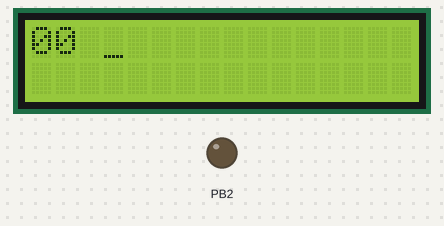
Recording of a program running on a simulated ATmega32, built with avr-gcc and emulated at 8 MHz. Parts: 16×2 character LCD, output pins drawn as LEDs (lit = HIGH). Wiring (inferred from the signals the program sends): character LCD (HD44780): RS PB1; E PB0; data PC0, PC1, PC2, PC3, PC4, PC5, PC6, PC7. Pins used as bus, display or sensor lines are not drawn. At 0.1 s the program stops and its outputs stay as they are.

Above: at 0.2 s.

The program:

main.c
```c
/*
 * main.c
 *
 *  Created on: 8 Dec 2017
 *      Author: Bassem
 */
#include <util/delay.h>
#include "Types.h"
#include "DIO.h"
#include "SPI.h"
#include "LCD.h"

#define asci_conv 48
#define end_transfer 16
u8 arr[4];
int main(void)
{
	SPI_Init();
	LCD_voidInit ();
	LCD_voidWriteCommand(0x80);
	extern u8 SPDR_NewValue;
	extern u8 flag;
	u8 read_data=0;
	u8 data_arr[2];
	u8 spi_case=1;
	u8 temp_value=0;
	u8 bpm_value=0;
	u8 ox_value=0;
	if (spi_case==1)
			{
				temp_value=36;
				bpm_value=82;
				ox_value=93;
			}
			else if (spi_case==2)
			{
				temp_value=36;
				bpm_value=82;
				ox_value=93;
			}

	arr[0]=temp_value;
	arr[1]=bpm_value;
	arr[2]=ox_value;
	arr[3]=end_transfer;
	while(1)
	{
		if (flag==1)
		{
			read_data = SPDR_NewValue;
			for (u8 i=0 ; i<2 ; i++)
				{
					data_arr[i]=(read_data%10);
					read_data /= 10;
				}
			LCD_voidDisplay(asci_conv+data_arr[1]);
			LCD_voidDisplay(asci_conv+data_arr[0]);
			LCD_voidDisplay(' ');
			flag=0;
			//_delay_us(50);
		}
	}
}
```

SPI.c
```c
#include "DIO.h"
#include "SPI.h"
#include "utilss.h"

u8 SPDR_NewValue=0;
u8 flag=1;
extern u8 arr[4];
const SPI_CfgType * CfgPtr;

void SPI_Init(void)
{
	CfgPtr = &SPI_ConfigParam [0];
	// Enable Global Interrupt
	set_bit(SREG,7);
	if (CfgPtr->SPI_Type==1)
		{
			DIO_voidSetDirection(MISO,DIO_u8PinIp);
			DIO_voidSetDirection(MOSI,DIO_u8PinOp);
			DIO_voidSetDirection(SS_Low,DIO_u8PinOp);
			DIO_voidSetDirection(SCK,DIO_u8PinOp);
			SPCR |= 1<<7 | 1<<6 | CfgPtr->Data_Order << 5 | CfgPtr->SPI_Type << 4 | CfgPtr->Clock_Polarity << 3 | CfgPtr->Clock_Phase << 2 |CfgPtr->Clock_Sel1 << 1 |CfgPtr->Clock_Sel0 << 0;
			//SPSR |= CfgPtr->Clock_Sel2 << 0;
		}
	else if (CfgPtr->SPI_Type==0)
		{
			DIO_voidSetDirection(MISO,DIO_u8PinOp);
			DIO_voidSetDirection(MOSI,DIO_u8PinIp);
			DIO_voidSetDirection(SS_Low,DIO_u8PinIp);
			DIO_voidSetDirection(SCK,DIO_u8PinIp);
			SPCR |= 1<<7 | 1<<6 | CfgPtr->SPI_Type << 4 ;
		}
}

void SPI_Transmit(u8 data){
	SPDR=data;
	while (!get_bit(SPSR,7));
	u8 temp = SPDR;
}
void SPI_Recieve(u8 *data){

	SPI_Transmit(0x00);
	while (!get_bit(SPSR,7));
	SPDR_NewValue=SPDR;
	*data=SPDR;
}
void __vector_12 (void)  __attribute__((signal,__INTR_ATTRS));
void __vector_12 (void)
{
	flag=1;
	static u8 transfer_counter=0;
	SPDR_NewValue=SPDR;
	if (SPDR_NewValue==(10+transfer_counter))
	{
		SPDR=arr[transfer_counter];
		transfer_counter++;
	}
	if (transfer_counter==4)
	{
		transfer_counter=0;
	}
}
```

SPI.h
```c
/*
 * spi.h
 *
 * Created: 10/11/2016 9:18:47 PM
 *  Author: m.mamdooh
 */


#ifndef SPI_H_
#define SPI_H_
#include "Types.h"
#include "SPI_Cfg.h"

#define  SPDR *((u8*) 0x2f)
#define  SPSR *((u8*) 0x2e)
#define	 SPCR *((u8*) 0x2d)
#define  SREG *((u8*) 0x5f)

#define MOSI DIO_u8PinB5
#define MISO DIO_u8PinB6
#define SS_Low DIO_u8PinB4
#define SCK DIO_u8PinB7

typedef struct
{
	/*Master/Slave Select*/
		/* Master --> 1
		 * Slave  --> 0
		 */
	u8 SPI_Type;
	/*Data Order*/
		/*
		 *LSB of data transmitted first --> 1
		 *MSB of data transmitted first --> 0
		  */
	u8 Data_Order;
	/*Clock Select */
		/*
		 * sel2 Sel1 Sel0     SCK Frequency
			0 	0 	 0 			fosc/4
			0 	0 	 1 			fosc/16
			0 	1 	 0 			fosc/64
			0 	1 	 1 			fosc/128
			1 	0 	 0 			fosc/2
			1 	0 	 1 			fosc/8
			1 	1 	 0 			fosc/32
			1 	1 	 1 			fosc/64
		 */
	u8 Clock_Sel0;
	u8 Clock_Sel1;
	u8 Clock_Sel2;
	/*Clock Polarity*/
		/*
		  	  Leading Edge 		Trailing Edge
		  0     Rising 	     		Falling
		  1     Falling 	 		Rising
		 */
	u8 Clock_Polarity;
	/*Clock Phase*/
		/*
		  	  Leading Edge 		Trailing Edge
		  0 	Sample 		  		Setup
		  1 	Setup 		  		Sample
		 */
	u8 Clock_Phase;

}SPI_CfgType;

extern const SPI_CfgType SPI_ConfigParam [SPI_GROUPS_NUMBER];

extern void SPI_Transmit (u8 data);
extern void SPI_Recieve (u8 *data);
extern void SPI_Init(void);

#endif /* SPI_H_ */
```

Types.h
```c
#ifndef Types_H_
#define Types_H_

typedef unsigned char u8;
typedef unsigned short int u16;
typedef unsigned long int u32;

typedef signed char s8;
typedef signed short int s16;
typedef signed long int s32;

typedef float f32;
typedef double f64;

#endif /* Types_H_ */
```

utilss.h
```c
char temp;

#define set_bit(reg,bitno)	reg|=(1<<bitno)
#define clr_bit(reg,bitno)	reg&=( ~(1<<bitno) )
#define toggle_bit(reg,bitno)	reg^=(1<<(bitno))
//#define assign_bit(reg,bitnum,value) (value) ? set_bit(reg,bitnum): clr_bit(reg,bitnum)
#define assign_bit(reg,bitno,value)	do{ clr_bit(reg,bitno); reg|=((value)<<bitno); }while(0)

#define set_nibbleLow(reg)	reg=reg|0b00001111
#define clr_nibbleLow(reg)	reg=reg&0b11110000
#define toggle_nibbleLow(reg)	reg=reg^0b00001111
#define assign_nibbleLow(reg,value)	do{ clr_nibbleLow(reg); reg=reg|value; }while(0)


#define set_nibbleHigh(reg)	reg=reg|0b11110000
#define clr_nibbleHigh(reg)	reg=reg&0b00001111
#define toggle_nibbleHigh(reg)	reg=reg^0b11110000
#define assign_nibbleHigh(reg,value)	do{ clr_nibbleHigh(reg); reg=reg|value<<4; }while(0)

#define get_bit(reg,bitno)	( reg&(1<<bitno) )>>bitno
#define get_nibbleLow(reg)	reg&0b00001111
#define get_nibbleHigh(reg)	(reg&0b11110000)>>4

#define cir_shiftRight(reg,shiftno)	reg= (reg<<( sizeof(reg)*8 -shiftno)) | (reg>>shiftno)
#define cir_shiftLeft(reg,shiftno)	reg= (reg>>( sizeof(reg)*8 -shiftno)) | (reg<<shiftno)
```

SPI_Cfg.c
```c
/*
 * SPI_Cfg.c
 *
 *  Created on: 10 Dec 2017
 *      Author: Bassem
 */
#include "SPI.h"
#include "SPI_Cfg.h"
const SPI_CfgType SPI_ConfigParam [SPI_GROUPS_NUMBER] =
{
		0,
		0,
		1,1,0,
		0,
		0
};
```

SPI_Cfg.h
```c
/*
 * SPI_Cfg.h
 *
 *  Created on: 10 Dec 2017
 *      Author: Bassem
 */

#ifndef SPI_CFG_H_
#define SPI_CFG_H_

/* A configuration to the number of SPI groups*/
#define SPI_GROUPS_NUMBER 1u

#endif /* SPI_CFG_H_ */
```

LCD.c
```c
/*
 * LCD.c
 *
 *  Created on: 8 Sep 2017
 *      Author: Bassem
 */
#include <util/delay.h>
#define F_CPU 8000000
#include "Types.h"
#include "utilss.h"
#include "DIO.h"
#include "LCD.h"

extern void LCD_voidInit (void)
{
	// define 3 Control Pins
	DIO_voidSetDirection (DIO_u8PinB0,DIO_u8PinOp);//E
	DIO_voidSetDirection (DIO_u8PinB1,DIO_u8PinOp);//RS
	DIO_voidSetDirection (DIO_u8PinB2,DIO_u8PinOp);//RW

	// define 8 data Pins
	DIO_voidSetDirection (DIO_u8PinC0,DIO_u8PinOp);//D0
	DIO_voidSetDirection (DIO_u8PinC1,DIO_u8PinOp);//D1
	DIO_voidSetDirection (DIO_u8PinC2,DIO_u8PinOp);//D2
	DIO_voidSetDirection (DIO_u8PinC3,DIO_u8PinOp);//D3
	DIO_voidSetDirection (DIO_u8PinC4,DIO_u8PinOp);//D4
	DIO_voidSetDirection (DIO_u8PinC5,DIO_u8PinOp);//D5
	DIO_voidSetDirection (DIO_u8PinC6,DIO_u8PinOp);//D6
	DIO_voidSetDirection (DIO_u8PinC7,DIO_u8PinOp);//D7

	_delay_ms(30);
	LCD_voidWriteCommand(0b00111000);// font=0,n=1
	_delay_ms(40);
	LCD_voidWriteCommand(0b00001110);
	_delay_ms(40);
	LCD_voidWriteCommand(0b00000001);
	_delay_ms(2);
	//LCD_voidWriteCommand(0b00000001); // Entry mode set

}

extern void LCD_voidWriteCommand(u8 command)
{
	// RS=0 to make command
	DIO_voidWritePIN(DIO_u8PinB1,DIO_u8LOW);

	// RW=0 to write
	DIO_voidWritePIN(DIO_u8PinB2,DIO_u8LOW);

	// read the command
	PORTC=command;

	// enable the EN pin for 2ms then disable it
	DIO_voidWritePIN(DIO_u8PinB0,DIO_u8HIGH);
	_delay_ms (2);
	DIO_voidWritePIN(DIO_u8PinB0,DIO_u8LOW);
}

extern void LCD_voidDisplay(u8 data)
{
	// RS=1 to dispaly
		DIO_voidWritePIN(DIO_u8PinB1,DIO_u8HIGH);

	// RW=0 to write
	DIO_voidWritePIN(DIO_u8PinB2,DIO_u8LOW);

	// read the data
	PORTC=data;
	// enable the EN pin for 2ms then disable it
	DIO_voidWritePIN(DIO_u8PinB0,DIO_u8HIGH);
	_delay_ms (2);
	DIO_voidWritePIN(DIO_u8PinB0,DIO_u8LOW);
}

/*
#include "DIO.h"
#include "LCD.h"

int main(void)
{
LCD_voidInit();
LCD_voidDisplay("M");
	While(1)
		{

		}
return 0;
}

 */
```

LCD.h
```c
/*
 * LCD.h
 *
 *  Created on: 8 Sep 2017
 *      Author: Bassem
 */

#ifndef HEART__PWMDSA_LCD_H_
#define HEART__PWMDSA_LCD_H_

extern void LCD_voidInit (void);
extern void LCD_voidWriteCommand(u8 command);
extern void LCD_voidDisplay(u8 data);

#endif /* HEART__PWMDSA_LCD_H_ */
```

DIO.c
```c
/*
 * DIO.c
 *
 *  Created on: Aug 26, 2017
 *      Author: Mohamed Waleed
 */

#include "Types.h"
#include "utilss.h"
#include "DIO.h"


//=========================================================================================
extern void DIO_voidSetDirection(u8 Copy_u8PinNum, u8 Copy_u8PinValue )
{
	/*
	 * This function is to set the direction of each that it could be O/P pin or I/P pin
	 * And it takes two input parameters :
	 * 			the first argument is the pin number which the user want to set its direction
	 *			the Second argument is the value (1 || 0) to set it to the selected pin
	 *	its return type is void that means it has no return value
	 */
	if( (Copy_u8PinNum>=0 && Copy_u8PinNum<=31) &&  (Copy_u8PinValue==0 || Copy_u8PinValue==1) )
	{
		//here is a switch case to specify which pin was passed to the function and assign the value to it
		if(Copy_u8PinNum/8==0)
		{
			assign_bit(DDRA,Copy_u8PinNum%8,Copy_u8PinValue);
		}
		if(Copy_u8PinNum/8==1)
		{
			assign_bit(DDRB,Copy_u8PinNum%8,Copy_u8PinValue);
		}
		if(Copy_u8PinNum/8==2)
		{
			assign_bit(DDRC,Copy_u8PinNum%8,Copy_u8PinValue);
		}
		if(Copy_u8PinNum/8==3)
		{
			assign_bit(DDRD,Copy_u8PinNum%8,Copy_u8PinValue);
		}
	}
}
//=========================================================================================
extern void DIO_voidWritePIN(u8 Copy_u8PinNum, u8 Copy_u8PinValue)
{
	/*
	*in this function we are going to take 2 passing parameters
	*the 1st one is the number of the PIN
	*the 2nd one is the value that needed to be assigned to the pre-specified PIN
	*	its return type is void that means it has no return value
	*/

	if( (Copy_u8PinNum>=0 && Copy_u8PinNum<=31) &&  (Copy_u8PinValue==0 || Copy_u8PinValue==1) )
	{
		//the switch case to specify which pin was selected by the user
		if((Copy_u8PinNum/8)==0)
		{
			assign_bit(PORTA,Copy_u8PinNum%8,Copy_u8PinValue);
		}
		if((Copy_u8PinNum/8)==1)
		{
			assign_bit(PORTB,Copy_u8PinNum%8,Copy_u8PinValue);
		}
		if((Copy_u8PinNum)/8==2)
		{
			assign_bit(PORTC,Copy_u8PinNum%8,Copy_u8PinValue);
		}
		if((Copy_u8PinNum/8)==3)
		{
			assign_bit(PORTD,Copy_u8PinNum%8,Copy_u8PinValue);
		}
	}

}
//=======================================================================================
extern u8 DIO_u8ReadPIN(u8 Copy_u8PinNum)
{
	/*
		*in this function we are going to take 1 passing parameter
		*the passing parameter is the number of the PIN
		*	its return type is u8 that means it has a return value with data type (u8)
		*/

	//a u8 variable to store the read value and return it
	u8 Local_u8ReturnValue;
	if( Copy_u8PinNum>=0 && Copy_u8PinNum<=31)
		{
			if(Copy_u8PinNum/8==0)
			{
				Local_u8ReturnValue=get_bit(PINA,Copy_u8PinNum%8);
			}
			if(Copy_u8PinNum/8==1)
			{
				Local_u8ReturnValue=get_bit(PINB,Copy_u8PinNum%8);
			}
			if(Copy_u8PinNum/8==2)
			{
				Local_u8ReturnValue=get_bit(PINC,Copy_u8PinNum%8);
			}
			if(Copy_u8PinNum/8==3)
			{
				Local_u8ReturnValue=get_bit(PIND,Copy_u8PinNum%8);
			}
		}

	//return the output of the selected pin
	return Local_u8ReturnValue;
}
```

DIO.h
```c
/*
 * DIO.h
 *
 *  Created on: Aug 26, 2017
 *      Author: Mohamed Waleed
 */

#include "Types.h"
#ifndef DIO_H_
#define DIO_H_


/*
 * Define DIO Registers
 * from datasheet from Section Register Summary
 */

#define DDRA *((u8*)0x3A)
#define PINA *((u8*)0x39)
#define PORTA *((u8*)0x3B)

#define DDRB *((u8*)0x37)
#define PINB *((u8*)0x36)
#define PORTB *((u8*)0x38)

#define DDRC *((u8*)0x34)
#define PINC *((u8*)0x33)
#define PORTC *((u8*)0x35)

#define DDRD *((u8*)0x31)
#define PIND *((u8*)0x30)
#define PORTD *((u8*)0x32)


/* define high & low */
#define DIO_u8LOW 0
#define DIO_u8HIGH 1

/* define pin output and pin input */
#define DIO_u8PinIp 0
#define DIO_u8PinOp 1


/*
 * define all Atmega32 pins
 */
#define DIO_u8PinA0 0
#define DIO_u8PinA1 1
#define DIO_u8PinA2 2
#define DIO_u8PinA3 3
#define DIO_u8PinA4 4
#define DIO_u8PinA5 5
#define DIO_u8PinA6 6
#define DIO_u8PinA7 7

#define DIO_u8PinB0 8
#define DIO_u8PinB1 9
#define DIO_u8PinB2 10
#define DIO_u8PinB3 11
#define DIO_u8PinB4 12
#define DIO_u8PinB5 13
#define DIO_u8PinB6 14
#define DIO_u8PinB7 15

#define DIO_u8PinC0 16
#define DIO_u8PinC1 17
#define DIO_u8PinC2 18
#define DIO_u8PinC3 19
#define DIO_u8PinC4 20
#define DIO_u8PinC5 21
#define DIO_u8PinC6 22
#define DIO_u8PinC7 23

#define DIO_u8PinD0 24
#define DIO_u8PinD1 25
#define DIO_u8PinD2 26
#define DIO_u8PinD3 27
#define DIO_u8PinD4 28
#define DIO_u8PinD5 29
#define DIO_u8PinD6 30
#define DIO_u8PinD7 31


extern void DIO_voidSetDirection (u8 copy_u8PinNum,u8 copy_u8PinValue);
extern void DIO_voidWritePIN (u8 copy_u8PinNum,u8 copy_u8PinValue);
extern u8 DIO_u8ReadPIN (u8 copy_u8PinNum);

#endif /* DIO_H_ */
```
